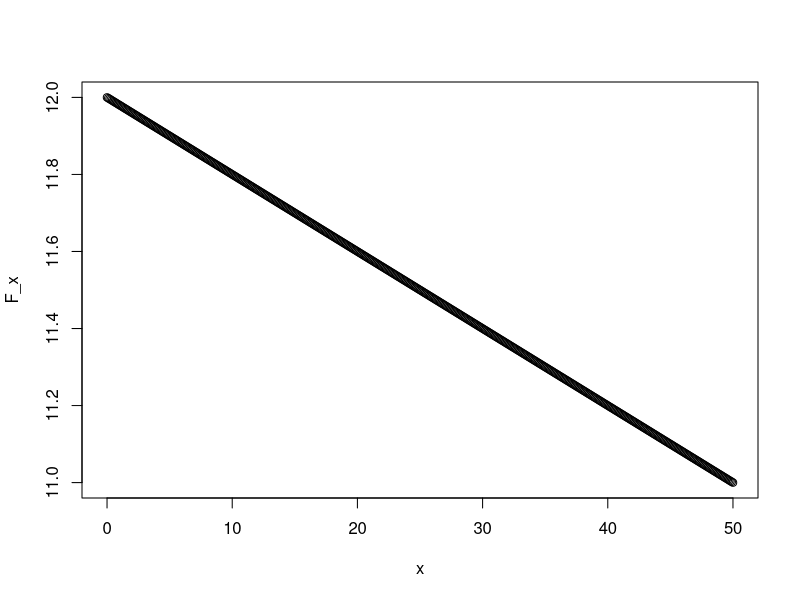

Source code (R):
## ---- chunk 1
x <- seq(0,50, 0.1)
F_x <- (-1/50) * x + 12
plot(x, F_x)
## ---- chunk 2
f <- function(x){-(1/50)*x + 12}
W <- integrate(f, lower = 0, upper = 50)
print(W)
